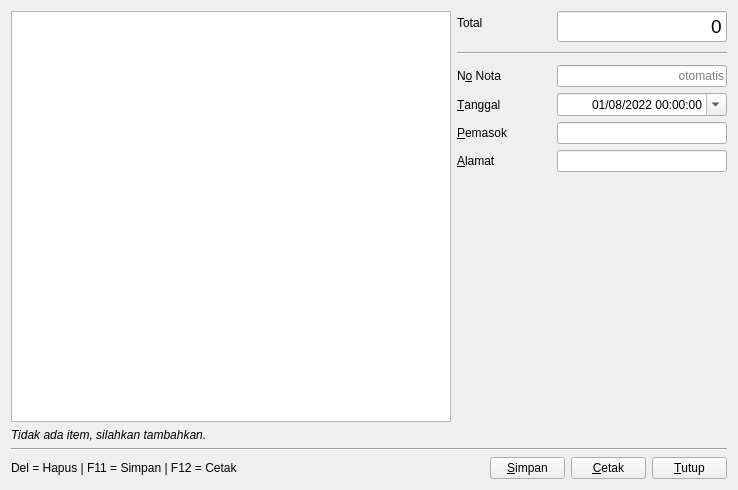
<?xml version="1.0" encoding="UTF-8"?>
<ui version="4.0">
 <class>PurchaseOrderEditor</class>
 <widget class="QDialog" name="PurchaseOrderEditor">
  <property name="geometry">
   <rect>
    <x>0</x>
    <y>0</y>
    <width>738</width>
    <height>490</height>
   </rect>
  </property>
  <property name="windowTitle">
   <string>Catat Pembelian</string>
  </property>
  <layout class="QVBoxLayout" name="verticalLayout_2">
   <item>
    <layout class="QHBoxLayout" name="horizontalLayout_3" stretch="1,0">
     <item>
      <layout class="QVBoxLayout" name="itemsLayout">
       <item>
        <widget class="TableView" name="tableView">
         <property name="font">
          <font>
           <pointsize>12</pointsize>
          </font>
         </property>
         <property name="alternatingRowColors">
          <bool>true</bool>
         </property>
         <property name="selectionMode">
          <enum>QAbstractItemView::SingleSelection</enum>
         </property>
         <property name="selectionBehavior">
          <enum>QAbstractItemView::SelectRows</enum>
         </property>
        </widget>
       </item>
       <item>
        <widget class="QLabel" name="recordInfoLabel">
         <property name="font">
          <font>
           <italic>true</italic>
          </font>
         </property>
         <property name="text">
          <string>Tidak ada item, silahkan tambahkan.</string>
         </property>
        </widget>
       </item>
      </layout>
     </item>
     <item>
      <layout class="QVBoxLayout" name="verticalLayout">
       <property name="spacing">
        <number>10</number>
       </property>
       <item>
        <widget class="QWidget" name="PaymentWidget" native="true">
         <layout class="QFormLayout" name="formLayout">
          <property name="horizontalSpacing">
           <number>10</number>
          </property>
          <property name="verticalSpacing">
           <number>6</number>
          </property>
          <property name="leftMargin">
           <number>0</number>
          </property>
          <property name="topMargin">
           <number>0</number>
          </property>
          <property name="rightMargin">
           <number>0</number>
          </property>
          <property name="bottomMargin">
           <number>0</number>
          </property>
          <item row="0" column="0">
           <widget class="QLabel" name="label_5">
            <property name="minimumSize">
             <size>
              <width>90</width>
              <height>0</height>
             </size>
            </property>
            <property name="text">
             <string>Total</string>
            </property>
            <property name="buddy">
             <cstring>totalEdit</cstring>
            </property>
           </widget>
          </item>
          <item row="0" column="1">
           <widget class="QLineEdit" name="totalEdit">
            <property name="maximumSize">
             <size>
              <width>170</width>
              <height>16777215</height>
             </size>
            </property>
            <property name="font">
             <font>
              <pointsize>14</pointsize>
             </font>
            </property>
            <property name="styleSheet">
             <string notr="true"/>
            </property>
            <property name="text">
             <string>0</string>
            </property>
            <property name="maxLength">
             <number>20</number>
            </property>
            <property name="alignment">
             <set>Qt::AlignRight|Qt::AlignTrailing|Qt::AlignVCenter</set>
            </property>
            <property name="readOnly">
             <bool>true</bool>
            </property>
           </widget>
          </item>
         </layout>
        </widget>
       </item>
       <item>
        <widget class="Line" name="line_2">
         <property name="orientation">
          <enum>Qt::Horizontal</enum>
         </property>
        </widget>
       </item>
       <item>
        <widget class="QWidget" name="widget" native="true">
         <layout class="QFormLayout" name="formLayout_2">
          <property name="horizontalSpacing">
           <number>10</number>
          </property>
          <property name="leftMargin">
           <number>0</number>
          </property>
          <property name="topMargin">
           <number>0</number>
          </property>
          <property name="rightMargin">
           <number>0</number>
          </property>
          <property name="bottomMargin">
           <number>0</number>
          </property>
          <item row="0" column="0">
           <widget class="QLabel" name="label_4">
            <property name="minimumSize">
             <size>
              <width>90</width>
              <height>0</height>
             </size>
            </property>
            <property name="text">
             <string>N&amp;o Nota</string>
            </property>
            <property name="buddy">
             <cstring>idEdit</cstring>
            </property>
           </widget>
          </item>
          <item row="0" column="1">
           <widget class="QLineEdit" name="idEdit">
            <property name="minimumSize">
             <size>
              <width>0</width>
              <height>0</height>
             </size>
            </property>
            <property name="maximumSize">
             <size>
              <width>170</width>
              <height>16777215</height>
             </size>
            </property>
            <property name="alignment">
             <set>Qt::AlignRight|Qt::AlignTrailing|Qt::AlignVCenter</set>
            </property>
            <property name="readOnly">
             <bool>true</bool>
            </property>
            <property name="placeholderText">
             <string>otomatis</string>
            </property>
           </widget>
          </item>
          <item row="1" column="0">
           <widget class="QLabel" name="label">
            <property name="text">
             <string>&amp;Tanggal</string>
            </property>
            <property name="buddy">
             <cstring>dateTimeEdit</cstring>
            </property>
           </widget>
          </item>
          <item row="1" column="1">
           <widget class="QDateTimeEdit" name="dateTimeEdit">
            <property name="minimumSize">
             <size>
              <width>0</width>
              <height>0</height>
             </size>
            </property>
            <property name="maximumSize">
             <size>
              <width>170</width>
              <height>16777215</height>
             </size>
            </property>
            <property name="alignment">
             <set>Qt::AlignRight|Qt::AlignTrailing|Qt::AlignVCenter</set>
            </property>
            <property name="dateTime">
             <datetime>
              <hour>0</hour>
              <minute>0</minute>
              <second>0</second>
              <year>2022</year>
              <month>8</month>
              <day>1</day>
             </datetime>
            </property>
            <property name="time">
             <time>
              <hour>0</hour>
              <minute>0</minute>
              <second>0</second>
             </time>
            </property>
            <property name="displayFormat">
             <string>dd/MM/yyyy HH:mm:ss</string>
            </property>
            <property name="calendarPopup">
             <bool>true</bool>
            </property>
           </widget>
          </item>
          <item row="2" column="0">
           <widget class="QLabel" name="label_2">
            <property name="text">
             <string>&amp;Pemasok</string>
            </property>
            <property name="buddy">
             <cstring>supplierNameEdit</cstring>
            </property>
           </widget>
          </item>
          <item row="2" column="1">
           <widget class="QLineEdit" name="supplierNameEdit">
            <property name="minimumSize">
             <size>
              <width>0</width>
              <height>0</height>
             </size>
            </property>
            <property name="maximumSize">
             <size>
              <width>170</width>
              <height>16777215</height>
             </size>
            </property>
           </widget>
          </item>
          <item row="3" column="0">
           <widget class="QLabel" name="label_3">
            <property name="text">
             <string>&amp;Alamat</string>
            </property>
            <property name="buddy">
             <cstring>supplierAddressEdit</cstring>
            </property>
           </widget>
          </item>
          <item row="3" column="1">
           <widget class="QLineEdit" name="supplierAddressEdit">
            <property name="maximumSize">
             <size>
              <width>170</width>
              <height>16777215</height>
             </size>
            </property>
           </widget>
          </item>
         </layout>
        </widget>
       </item>
       <item>
        <spacer name="verticalSpacer">
         <property name="orientation">
          <enum>Qt::Vertical</enum>
         </property>
         <property name="sizeHint" stdset="0">
          <size>
           <width>20</width>
           <height>40</height>
          </size>
         </property>
        </spacer>
       </item>
      </layout>
     </item>
    </layout>
   </item>
   <item>
    <widget class="Line" name="line">
     <property name="orientation">
      <enum>Qt::Horizontal</enum>
     </property>
    </widget>
   </item>
   <item>
    <layout class="QHBoxLayout" name="horizontalLayout_2">
     <property name="spacing">
      <number>6</number>
     </property>
     <item>
      <widget class="QLabel" name="shortcutLabel">
       <property name="text">
        <string>Del = Hapus | F11 = Simpan | F12 = Cetak</string>
       </property>
      </widget>
     </item>
     <item>
      <spacer name="horizontalSpacer_2">
       <property name="orientation">
        <enum>Qt::Horizontal</enum>
       </property>
       <property name="sizeHint" stdset="0">
        <size>
         <width>278</width>
         <height>20</height>
        </size>
       </property>
      </spacer>
     </item>
     <item>
      <widget class="QPushButton" name="saveButton">
       <property name="minimumSize">
        <size>
         <width>75</width>
         <height>0</height>
        </size>
       </property>
       <property name="text">
        <string>&amp;Simpan</string>
       </property>
       <property name="icon">
        <iconset resource="../../app.qrc">
         <normaloff>:/icons/save</normaloff>:/icons/save</iconset>
       </property>
       <property name="iconSize">
        <size>
         <width>20</width>
         <height>20</height>
        </size>
       </property>
       <property name="autoDefault">
        <bool>false</bool>
       </property>
      </widget>
     </item>
     <item>
      <widget class="QPushButton" name="printButton">
       <property name="minimumSize">
        <size>
         <width>75</width>
         <height>0</height>
        </size>
       </property>
       <property name="text">
        <string>&amp;Cetak</string>
       </property>
       <property name="icon">
        <iconset resource="../../app.qrc">
         <normaloff>:/icons/print</normaloff>:/icons/print</iconset>
       </property>
       <property name="iconSize">
        <size>
         <width>20</width>
         <height>20</height>
        </size>
       </property>
       <property name="autoDefault">
        <bool>false</bool>
       </property>
      </widget>
     </item>
     <item>
      <widget class="QPushButton" name="cancelButton">
       <property name="minimumSize">
        <size>
         <width>75</width>
         <height>0</height>
        </size>
       </property>
       <property name="text">
        <string>&amp;Tutup</string>
       </property>
       <property name="icon">
        <iconset resource="../../app.qrc">
         <normaloff>:/icons/clear</normaloff>:/icons/clear</iconset>
       </property>
       <property name="iconSize">
        <size>
         <width>20</width>
         <height>20</height>
        </size>
       </property>
       <property name="autoDefault">
        <bool>false</bool>
       </property>
      </widget>
     </item>
    </layout>
   </item>
  </layout>
 </widget>
 <customwidgets>
  <customwidget>
   <class>TableView</class>
   <extends>QTableView</extends>
   <header>tableview.h</header>
  </customwidget>
 </customwidgets>
 <tabstops>
  <tabstop>tableView</tabstop>
  <tabstop>totalEdit</tabstop>
  <tabstop>idEdit</tabstop>
  <tabstop>dateTimeEdit</tabstop>
  <tabstop>supplierNameEdit</tabstop>
  <tabstop>supplierAddressEdit</tabstop>
  <tabstop>saveButton</tabstop>
  <tabstop>printButton</tabstop>
  <tabstop>cancelButton</tabstop>
 </tabstops>
 <resources>
  <include location="../../app.qrc"/>
 </resources>
 <connections/>
</ui>
